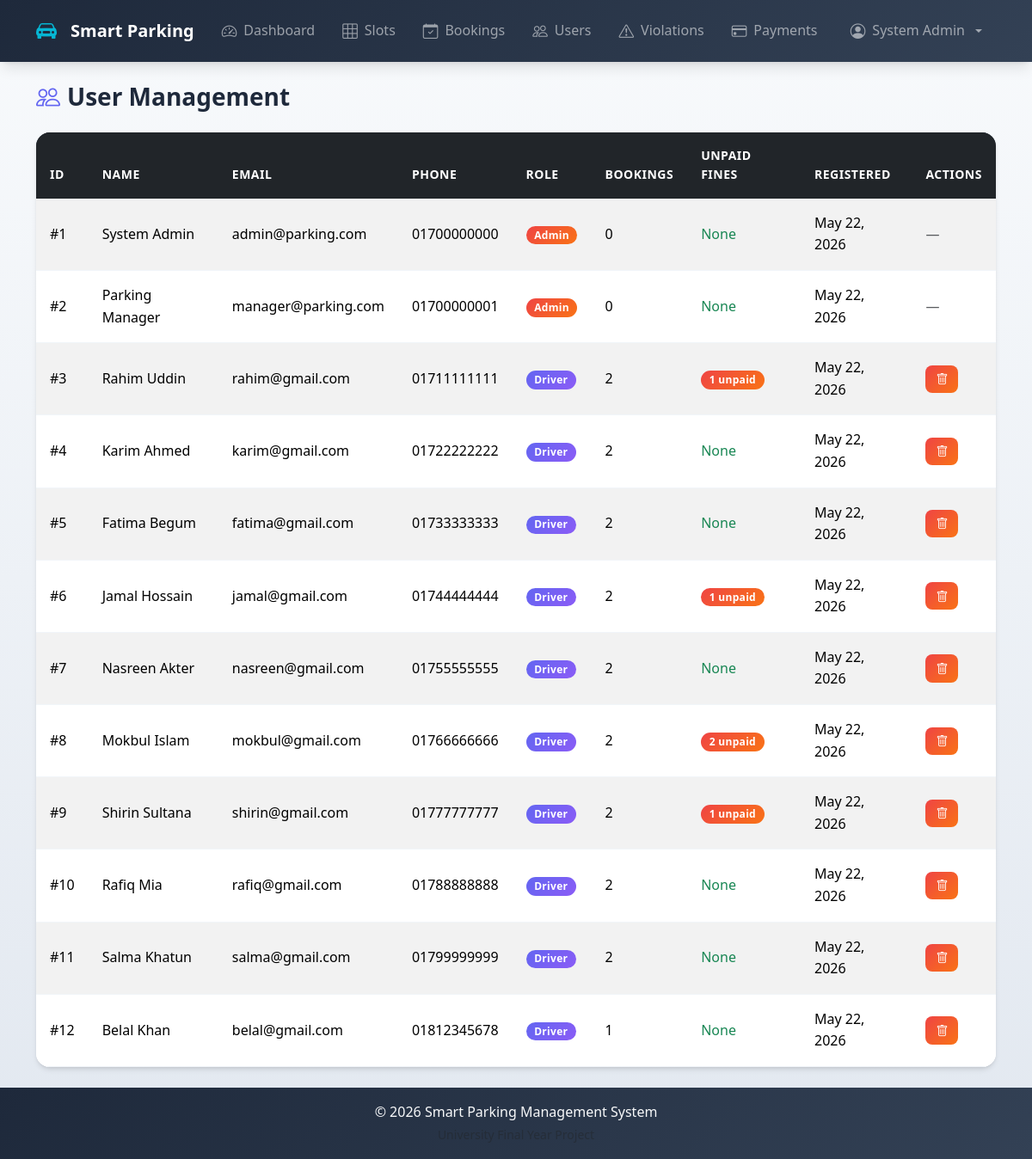
The page /admin/users.php (signed in) on the database its author committed.
### tables this page shows
CREATE TABLE users (
    id INT AUTO_INCREMENT PRIMARY KEY,
    name VARCHAR(100) NOT NULL,
    email VARCHAR(100) UNIQUE NOT NULL,
    phone VARCHAR(15),
    password VARCHAR(255) NOT NULL,
    role ENUM('admin', 'driver') DEFAULT 'driver',
    created_at TIMESTAMP DEFAULT CURRENT_TIMESTAMP
);

### admin/users.php (the view, shortened to what this page needs)
<?php
require_once '../config/db.php';
$users = $pdo->query("
    SELECT u.*,
           (SELECT COUNT(*) FROM bookings WHERE user_id = u.id) as booking_count,
           (SELECT COUNT(*) FROM violations v JOIN bookings b ON v.booking_id = b.id WHERE b.user_id = u.id AND v.status = 'unpaid') as unpaid_fines
    FROM users u
    ORDER BY u.created_at DESC
")->fetchAll();
require_once '../includes/header.php';
?>
<h2 class="mb-4"><i class="bi bi-people"></i> User Management</h2>
<div class="table-responsive">
    <table class="table table-striped table-hover bg-white">
        <thead class="table-dark">
            <tr>
                <th>ID</th>
                <th>Name</th>
                <th>Email</th>
                <th>Phone</th>
                <th>Role</th>
                <th>Bookings</th>
                <th>Unpaid Fines</th>
                <th>Registered</th>
                <th>Actions</th>
            </tr>
        </thead>
        <tbody>
            <?php foreach ($users as $user): ?>
                <tr>
                    <td>#<?php echo $user['id']; ?></td>
                    <td><?php echo htmlspecialchars($user['name']); ?></td>
                    <td><?php echo htmlspecialchars($user['email']); ?></td>
                    <td><?php echo htmlspecialchars($user['phone'] ?? 'N/A'); ?></td>
                    <td>
                        <span class="badge bg-<?php echo $user['role'] === 'admin' ? 'danger' : 'primary'; ?>">
                            <?php echo ucfirst($user['role']); ?>
                        </span>
                    </td>
                    <td><?php echo $user['booking_count']; ?></td>
                    <td>
                        <?php if ($user['unpaid_fines'] > 0): ?>
                            <span class="badge bg-danger"><?php echo $user['unpaid_fines']; ?> unpaid</span>
                        <?php else: ?>
                            <span class="text-success">None</span>
                        <?php endif; ?>
                    </td>
                    <td><?php echo date('M d, Y', strtotime($user['created_at'])); ?></td>
                    <td>
                        <?php if ($user['role'] !== 'admin'): ?>
                            <form method="POST" class="d-inline"
                                  onsubmit="return confirm('Are you sure you want to delete this user?');">
                                <button type="submit" name="delete_user" class="btn btn-sm btn-danger">
                                    <i class="bi bi-trash"></i>
                                </button>
                            </form>
                        <?php else: ?>
                            <span class="text-muted">—</span>
                        <?php endif; ?>
                    </td>
                </tr>
            <?php endforeach; ?>
        </tbody>
    </table>
</div>
<?php require_once '../includes/footer.php'; ?>

### assets/css/style.css (style rules this page uses)
:root { --primary: #6366f1; --primary-dark: #4f46e5; --primary-light: #818cf8; --accent: #06b6d4; --accent-dark: #0891b2; --success: #10b981; --success-light: #34d399; --danger: #ef4444; --danger-light: #f87171; --warning: #f59e0b; --warning-light: #fbbf24; --info: #3b82f6; --slot-available: linear-gradient(135deg, #10b981, #34d399); --slot-occupied: linear-gradient(135deg, #ef4444, #f87171); --slot-reserved: linear-gradient(135deg, #6366f1, #818cf8); --slot-maintenance: linear-gradient(135deg, #6b7280, #9ca3af); --slot-emergency: linear-gradient(135deg, #06b6d4, #22d3ee); --dark: #1e293b; --dark-light: #334155; --gray: #64748b; --gray-light: #94a3b8; --light: #f1f5f9; --white: #ffffff; --gradient-primary: linear-gradient(135deg, #6366f1, #8b5cf6); --gradient-success: linear-gradient(135deg, #10b981, #06b6d4); --gradient-danger: linear-gradient(135deg, #ef4444, #f97316); --gradient-warning: linear-gradient(135deg, #f59e0b, #eab308); --gradient-dark: linear-gradient(135deg, #1e293b, #334155); --shadow-sm: 0 1px 2px rgba(0, 0, 0, 0.05); --shadow: 0 4px 6px -1px rgba(0, 0, 0, 0.1), 0 2px 4px -2px rgba(0, 0, 0, 0.1); --shadow-md: 0 10px 15px -3px rgba(0, 0, 0, 0.1), 0 4px 6px -4px rgba(0, 0, 0, 0.1); --shadow-lg: 0 20px 25px -5px rgba(0, 0, 0, 0.1), 0 8px 10px -6px rgba(0, 0, 0, 0.1); --shadow-glow: 0 0 20px rgba(99, 102, 241, 0.3); --radius-sm: 8px; --radius: 12px; --radius-lg: 16px; --radius-xl: 24px; --transition: all 0.3s cubic-bezier(0.4, 0, 0.2, 1); --transition-fast: all 0.15s cubic-bezier(0.4, 0, 0.2, 1); }
* { margin: 0; padding: 0; box-sizing: border-box; }
body { font-family: 'Segoe UI', -apple-system, BlinkMacSystemFont, sans-serif; min-height: 100vh; display: flex; flex-direction: column; background: linear-gradient(180deg, #f8fafc 0%, #e2e8f0 100%); color: var(--dark); line-height: 1.6; }
h1, h2, h3, h4, h5, h6 { font-weight: 600; color: var(--dark); margin-bottom: 0.5rem; }
h2 { font-size: 1.75rem; display: flex; align-items: center; gap: 0.5rem; }
h2 i { color: var(--primary); }
.btn { font-weight: 500; border-radius: var(--radius-sm); padding: 0.5rem 1.25rem; transition: var(--transition); border: none; display: inline-flex; align-items: center; gap: 0.5rem; }
.btn-danger { background: var(--gradient-danger); color: white; }
.btn-sm { padding: 0.35rem 0.75rem; font-size: 0.875rem; }
.table-responsive { border-radius: var(--radius-lg); box-shadow: var(--shadow); overflow: hidden; }
.table { margin-bottom: 0; }
.table thead { background: var(--gradient-dark); }
.table thead th { color: white; font-weight: 600; padding: 1rem; border: none; font-size: 0.875rem; text-transform: uppercase; letter-spacing: 0.5px; }
.table tbody td { padding: 1rem; vertical-align: middle; border-color: var(--light); }
.table-striped tbody tr:nth-of-type(odd) { background: rgba(241, 245, 249, 0.5); }
.badge { font-weight: 600; padding: 0.4em 0.8em; border-radius: 20px; font-size: 0.75rem; letter-spacing: 0.3px; }
.badge.bg-primary { background: var(--gradient-primary) !important; }
.badge.bg-danger { background: var(--gradient-danger) !important; }

### rows shown on the page
users: id "1", name "System Admin", email "admin@parking.com", phone "01700000000", role "Admin", booking_count "0", shows "None", created_at "May 22, 2026"
users: id "2", name "Parking Manager", email "manager@parking.com", phone "01700000001", role "Admin", booking_count "0", shows "None", created_at "May 22, 2026"
users: id "3", name "Rahim Uddin", email "rahim@gmail.com", phone "01711111111", role "Driver", booking_count "2", unpaid_fines "1", created_at "May 22, 2026"
users: id "4", name "Karim Ahmed", email "karim@gmail.com", phone "01722222222", role "Driver", booking_count "2", shows "None", created_at "May 22, 2026"
users: id "5", name "Fatima Begum", email "fatima@gmail.com", phone "01733333333", role "Driver", booking_count "2", shows "None", created_at "May 22, 2026"
users: id "6", name "Jamal Hossain", email "jamal@gmail.com", phone "01744444444", role "Driver", booking_count "2", unpaid_fines "1", created_at "May 22, 2026"
users: id "7", name "Nasreen Akter", email "nasreen@gmail.com", phone "01755555555", role "Driver", booking_count "2", shows "None", created_at "May 22, 2026"
users: id "8", name "Mokbul Islam", email "mokbul@gmail.com", phone "01766666666", role "Driver", booking_count "2", unpaid_fines "2", created_at "May 22, 2026"
users: id "9", name "Shirin Sultana", email "shirin@gmail.com", phone "01777777777", role "Driver", booking_count "2", unpaid_fines "1", created_at "May 22, 2026"
users: id "10", name "Rafiq Mia", email "rafiq@gmail.com", phone "01788888888", role "Driver", booking_count "2", shows "None", created_at "May 22, 2026"
users: id "11", name "Salma Khatun", email "salma@gmail.com", phone "01799999999", role "Driver", booking_count "2", shows "None", created_at "May 22, 2026"
users: id "12", name "Belal Khan", email "belal@gmail.com", phone "01812345678", role "Driver", booking_count "1", shows "None", created_at "May 22, 2026"

### other values the page prints
getCurrentUserName() "System Admin"
